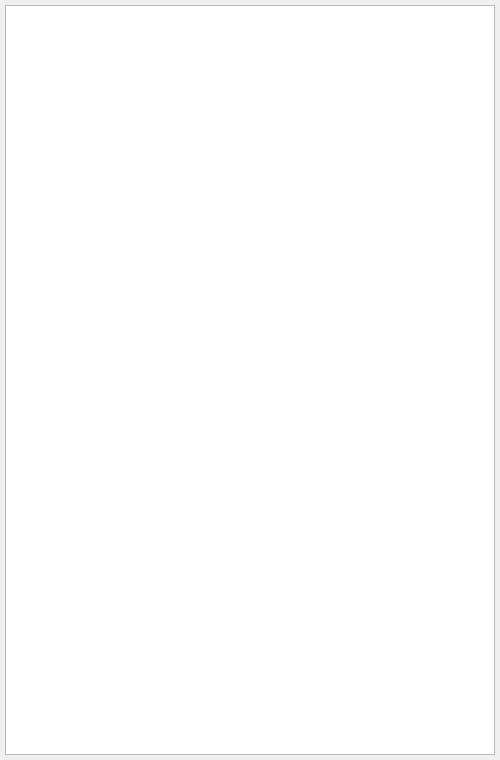
<?xml version="1.0" encoding="UTF-8"?>
<ui version="4.0">
 <class>CalqlatrHistoryWidget</class>
 <widget class="QWidget" name="CalqlatrHistoryWidget">
  <property name="geometry">
   <rect>
    <x>0</x>
    <y>0</y>
    <width>500</width>
    <height>760</height>
   </rect>
  </property>
  <property name="windowTitle">
   <string>Form</string>
  </property>
  <layout class="QVBoxLayout" name="verticalLayout_3">
   <property name="spacing">
    <number>5</number>
   </property>
   <property name="leftMargin">
    <number>5</number>
   </property>
   <property name="topMargin">
    <number>5</number>
   </property>
   <property name="rightMargin">
    <number>5</number>
   </property>
   <property name="bottomMargin">
    <number>5</number>
   </property>
   <item>
    <widget class="QListWidget" name="listWidget">
     <property name="font">
      <font>
       <pointsize>16</pointsize>
      </font>
     </property>
     <property name="horizontalScrollBarPolicy">
      <enum>Qt::ScrollBarPolicy::ScrollBarAsNeeded</enum>
     </property>
     <property name="autoScroll">
      <bool>false</bool>
     </property>
     <property name="editTriggers">
      <set>QAbstractItemView::EditTrigger::NoEditTriggers</set>
     </property>
     <property name="alternatingRowColors">
      <bool>true</bool>
     </property>
     <property name="selectionMode">
      <enum>QAbstractItemView::SelectionMode::SingleSelection</enum>
     </property>
     <property name="verticalScrollMode">
      <enum>QAbstractItemView::ScrollMode::ScrollPerPixel</enum>
     </property>
     <property name="horizontalScrollMode">
      <enum>QAbstractItemView::ScrollMode::ScrollPerPixel</enum>
     </property>
    </widget>
   </item>
  </layout>
 </widget>
 <resources/>
 <connections/>
</ui>
